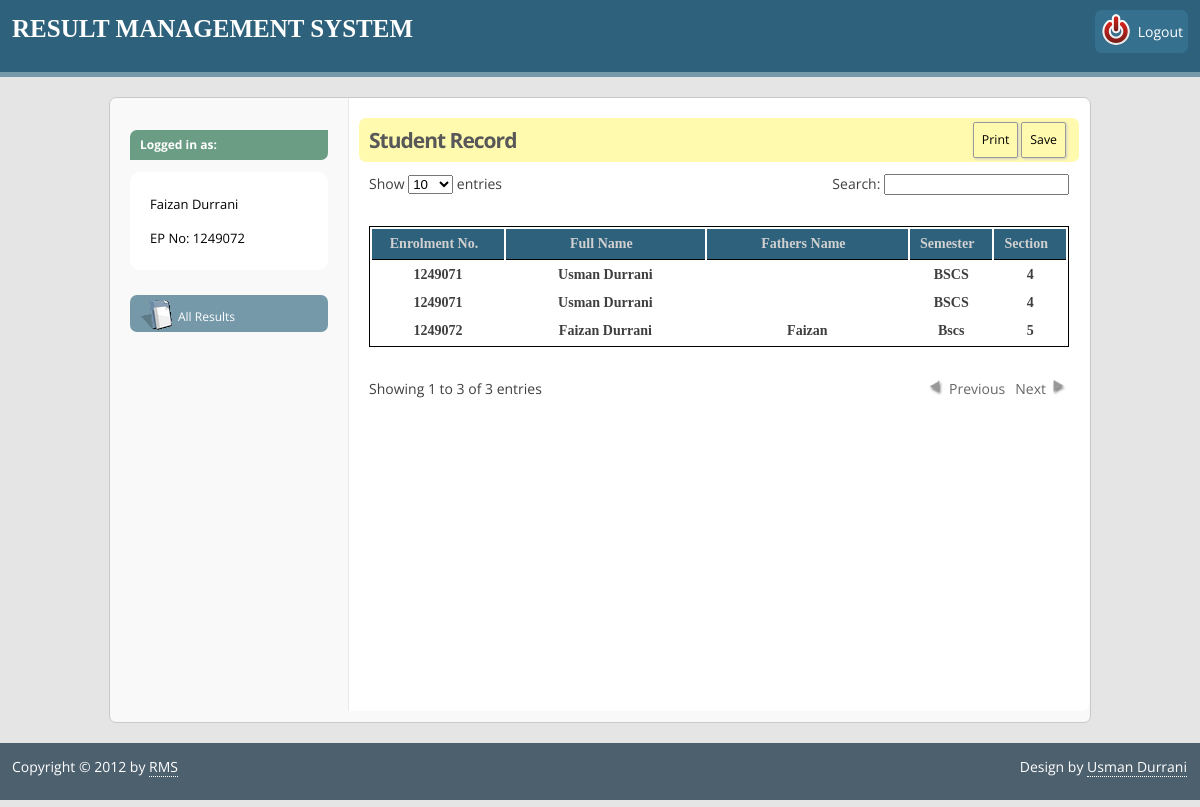
Page /auth/view_stu.php (signed in) on the committed database.
### tables this page shows
CREATE TABLE IF NOT EXISTS `stu_login` (
  `epnum` int(255) NOT NULL,
  `password` varchar(255) NOT NULL,
  `full_name` varchar(255) NOT NULL,
  `father_name` varchar(255) NOT NULL,
  `field_name` varchar(255) NOT NULL,
  `semester` varchar(255) NOT NULL,
  `section` varchar(255) NOT NULL,
  `age` int(255) NOT NULL,
  `dob` varchar(255) NOT NULL,
  `doa` varchar(255) NOT NULL,
  `contact_no` int(255) NOT NULL
);

### auth/includes/connect.php (called while the page is built, shortened)
<?php
function query_all($table_name,$field_name,$field_value)
{
$sql1= "SELECT * FROM ".$table_name;
$sql= $sql1.$sql;
$result = mysql_query($sql);
return $result;
}
?>

### auth/view_stu.php (the view, shortened to what this page needs)
<?php include "includes/inc.header.php"?>
<?php
$stu_login = "stu_login";
$result = query_all($stu_login,"","");
?>
<h2>Student Record</h2>
<div id ="table_container">
<form id = "result"  action="includes/process.php" method="post">
<table class="display" id="stu_rec">
	<thead>
		<tr>
			<th width="21%">Enrolment No.</th>
			<th width="35%">Full Name</th>
			<th width="35%">Fathers Name</th>
			<th width="3%">Semester</th>
			<th width="3%">Section</th>
		</tr>
	</thead>
	<tbody>
<?php $i=0; While($data = mysql_fetch_array($result)){
	echo '<tr>';
   	echo '<th width="21%">'.$data[0].'</th>';
   	echo '<th width="35%">'.$data[2].'</th>';
	echo '<th width="35%">'.$data[3].'</th>';
	echo '<th width="3%">'.$data[4].'</th>';
	echo '<th width="3%">'.$data[5].'</th>';
	echo '</tr>';
 } ?>
	</tbody>
</table>
</form>
</div>
<?php
include "includes/inc.footer.php";
?>

### css/style_fluid.css (style rules this page uses)
body, html { background: none repeat scroll 0 0 #E5E5E5; color: #3F3F3F; font-family: 'Open Sans',sans-serif; font-size: 14px; height: 100%; line-height: 24px; margin: 0; overflow: hidden; padding: 0; }
#table_container { position: relative; top: -50px; }
table { font-family: Calibri; height: auto; margin: auto; overflow: hidden; text-align: center; text-transform: capitalize; width: 100%; }
thead { background: none repeat scroll 0 0 #2E6293; color: #ffffff; }
.cright h2 { background: none repeat scroll 0 0 #FFFAAE; border-radius: 7px 7px 7px 7px; color: #585858; font-weight: bold; letter-spacing: -1px; margin: 20px -10px 10px; padding: 10px; }

### css/demo_table.css (style rules this page uses)
table.display { border: 1px solid black; clear: both; margin: 0 auto; width: 100%; }
table.display thead th { background: none repeat scroll 0 0 #2E627C; border-bottom: 1px solid black; color: #D0D0D0; cursor: pointer; font-weight: bold; padding: 3px 18px 3px 10px; }
.sorting_asc { background: url("../images/sort_asc.png") no-repeat scroll right center transparent; }
.sorting { background: url("../images/sort_both.png") no-repeat scroll right center transparent; }
tr.odd { background-color: white; }
tr.even { background-color: white; }

### rows in the picture
stu_login: epnum "1249071", full_name "Usman Durrani", field_name "BSCS", semester "4"
stu_login: epnum "1249071", full_name "Usman Durrani", field_name "BSCS", semester "4"
stu_login: epnum "1249072", full_name "Faizan Durrani", father_name "Faizan", field_name "Bscs", semester "5"

### other values in the picture
$_SESSION['user_name'] "Faizan Durrani"
$_SESSION['user_ep'] "1249072"
